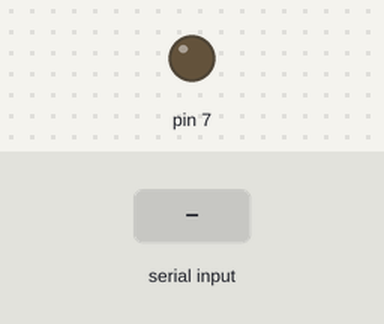
A sketch run on a simulated Arduino Uno, built with avr-gcc and run on an emulated ATmega328P. Shown: output pins drawn as LEDs (lit = HIGH). The test bench sets the inputs (shaded band).

Above: at 1.2 s.
1.3 s: "1" received over Serial
At 2.2 s:
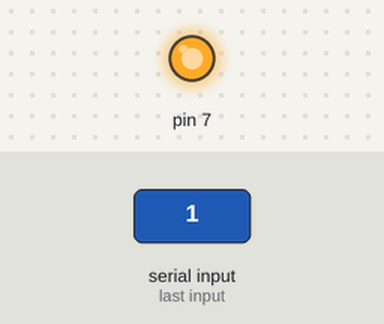
2.8 s: "0" received over Serial
At 3.5 s:
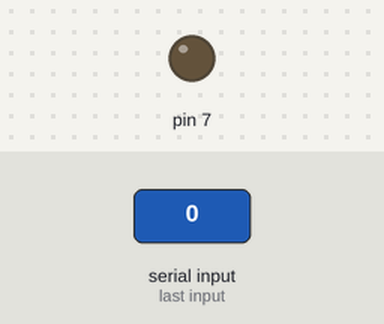
Timing chart, 0 to 5.8 s (numbered marks = the images above; inputs shaded):
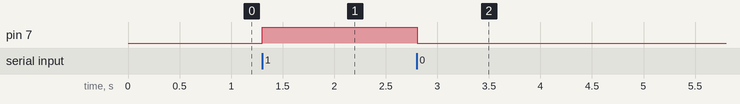

The sketch:

sketch_jul20c.ino
```cpp
int val=0;
void setup() {
 pinMode(7,OUTPUT);
 digitalWrite(7,LOW);// put your setup code here, to run once:
 Serial.begin(9600);
}

void loop() {
 if(Serial.available() > 0){ // Checks whether data is comming from the serial port
  val=Serial.read(); // Reads the data from the serial port
 }
 if(val=='1'){
  digitalWrite(7,HIGH);
  val=0;
 }
  if(val=='0'){
  digitalWrite(7,LOW);
  val=0;
 }
 delay(10);
}
```

Measured:
- after the input at 1.3 s, pin 7: LOW → HIGH at once
- after the input at 2.8 s, pin 7: HIGH → LOW at once
